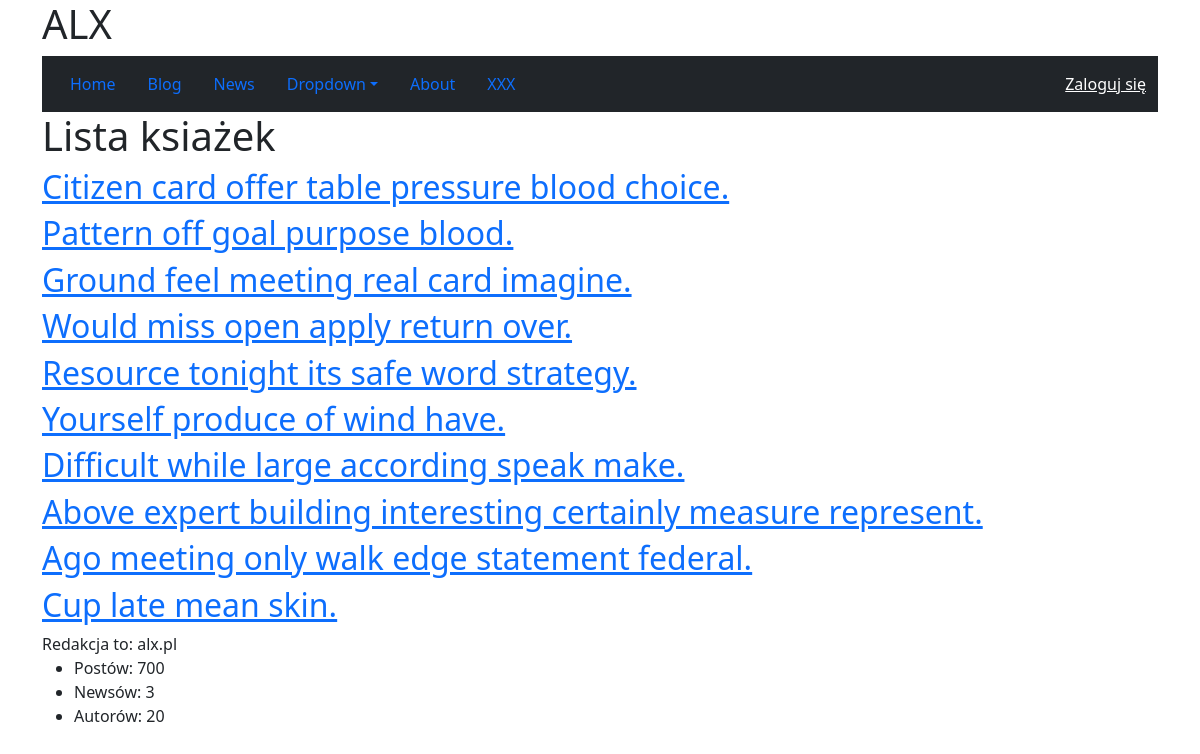
/books/, run on an earlier commit of the app's database.
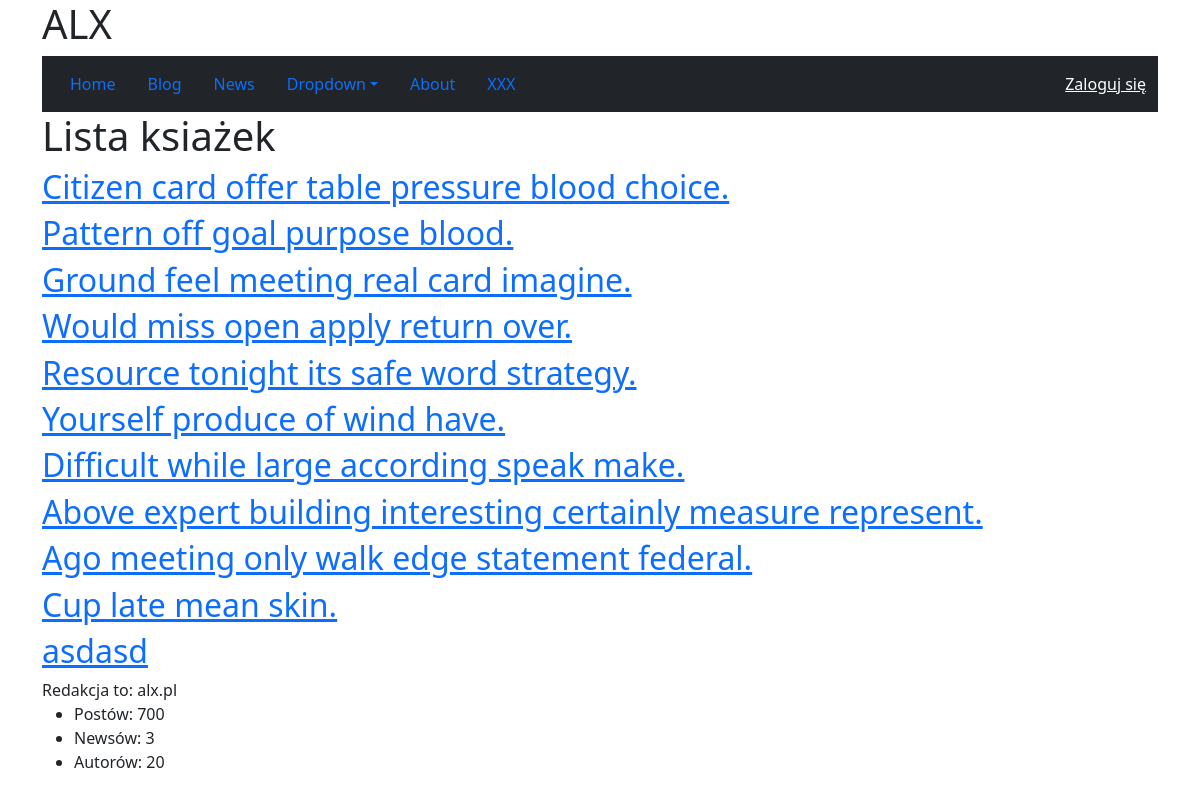
And on a later commit of the database.
### books/models.py (models this page shows, shortened)
class Book(models.Model):
    title = models.CharField(max_length=200)
    author = models.CharField(max_length=200)
    published_year = models.PositiveIntegerField()
    is_avilable = models.BooleanField(default=False)
    created_at = models.DateTimeField(auto_now_add=True)

### books/views.py (the view)
# urls.py: path("", views.BookListView.as_view(), name="list"),
class BookListView(ListView):
    model = Book

### blog/contextprocessors.py (called while the page is built)
def posts_count(request):
    return {'posts_count': blog.count_posts()}

### blog/services.py (called while the page is built)
    def count_posts(self):
        return self._posts.count()

### news/context_processors.py (called while the page is built)
def my_context(request):
    return {
        "redakcja": "alx.pl",
        "authors_count": Author.objects.count(),
        "news_count": News.objects.count()
    }

### books/templates/books/book_list.html
{% extends "base.html" %}
{% block content %}
    <h1>Lista ksiażek</h1>
    {% for book in book_list %}
        <h2><a href="{% url 'books:details' book.id %}">{{ book.title }}</a></h2>
    {% endfor %}
{% endblock content %}

What changed in the data, as far as the page shows it:
added Book: title "asdasd"
